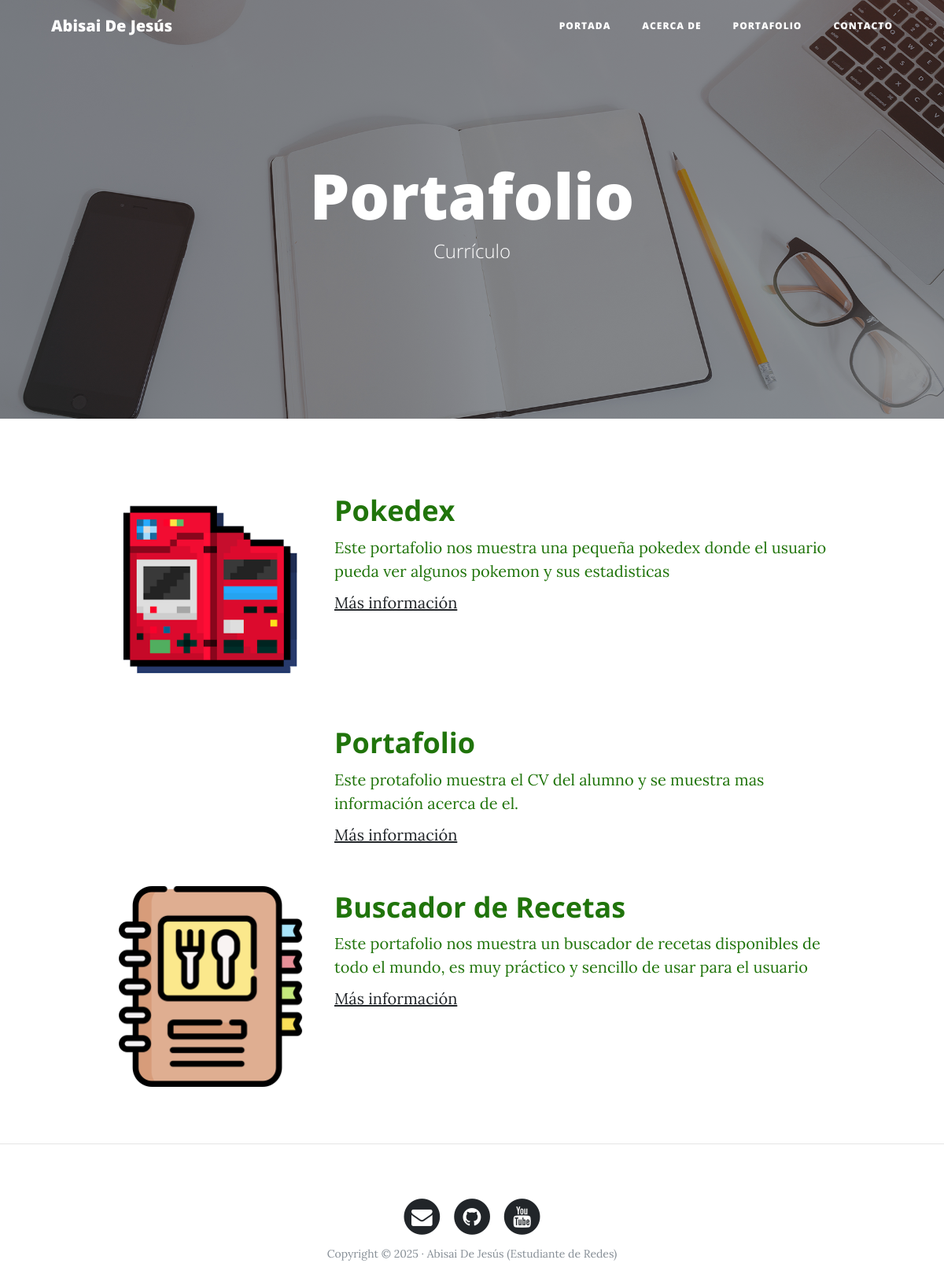
The page /portfolio/ on the database its author committed.
### portfolio/models.py (models this page shows, shortened)
class Project(models.Model):
    title = models.CharField(max_length=200, verbose_name="Título")
    description = models.TextField(verbose_name="Descripción")
    image = models.ImageField(verbose_name="Imagen", upload_to="projects")
    link = models.URLField(verbose_name="Dirección Web", null=True, blank=True)
    created = models.DateTimeField(auto_now_add=True, verbose_name="Fecha de creación")
    updated = models.DateTimeField(auto_now=True, verbose_name="Fecha de edición")
    class Meta:
        verbose_name = "proyecto"
        verbose_name_plural = "proyectos"
        ordering = ["-created"]

### portfolio/views.py (the view)
# urls.py: path('portfolio/', portfolio_views.portfolio, name="portfolio"),
def portfolio(request):
    projects = Project.objects.all()
    return render(request, "portfolio/portfolio.html", {'projects': projects})

### portfolio/templates/portfolio/portfolio.html (shortened to what this page needs)
{% extends 'core/base.html' %}
{% block background %}{% load static %}{% static 'core/img/portfolio-bg.jpg' %}{% endblock %}
{% block headers %}
<h1>Portafolio</h1>
<span class="subheading">Currículo</span>
{% endblock %}
{% block content %}
    {% for project in projects %}
        <div class="row project">
            <div class="col-lg-3 col-md-4 offset-lg-1">
                <img class="img-fluid" src="{{project.image.url}}" alt="">
            </div>
            <div class="col-lg-7 col-md-8">
                <h2 class="section-heading title">{{project.title}}</h2>
                <p>{{project.description}}</p>
                {% if project.link %}
                    <p><a href="{{project.link}}">Más información</a></p>
                {% endif %}
            </div>
        </div>
    {% endfor %}
{% endblock %}

### core/templates/core/base.html (shortened to what this page needs)
<!DOCTYPE html>
<html lang="es">
  <head>
    {% load static %}
    <link href="{% static 'core/vendor/bootstrap/css/bootstrap.min.css' %}" rel="stylesheet">
    <link href="{% static 'core/vendor/font-awesome/css/font-awesome.min.css' %}" rel="stylesheet" type="text/css">
    <link href="{% static 'core/css/clean-blog.min.css' %}" rel="stylesheet">
  </head>
  <body>
    <nav class="navbar navbar-expand-lg navbar-light fixed-top" id="mainNav">
      <div class="container">
        <a class="navbar-brand" href="{% url 'home' %}">Abisai De Jesús</a>
        <div class="collapse navbar-collapse" id="navbarResponsive">
          <ul class="navbar-nav ml-auto">
            <li class="nav-item">
              <a class="nav-link" href="{% url 'home' %}">Portada</a>
            </li>
            <li class="nav-item">
              <a class="nav-link" href="{% url 'about' %}">Acerca de</a>
            </li>
            <li class="nav-item">
              <a class="nav-link" href="{% url 'portfolio' %}">Portafolio</a>
            </li>
            <li class="nav-item">
              <a class="nav-link" href="{% url 'contact' %}">Contacto</a>
            </li>
          </ul>
        </div>
      </div>
    </nav>
    <header class="masthead" style="background-image: url('{% block background %}{% endblock %}')">
      <div class="overlay"></div>
      <div class="container">
        <div class="row">
          <div class="col-lg-8 col-md-10 mx-auto">
            <div class="site-heading">
              {% block headers %}{% endblock %}
            </div>
          </div>
        </div>
      </div>
    </header>
    <div class="container">
      {% block content %}{% endblock %}
    </div>
    {% if request.path != "/" %}<hr>{% endif %}
    <footer>
      <div class="container">
        <div class="row">
          <div class="col-lg-8 col-md-10 mx-auto">
            <ul class="list-inline text-center">
              <li class="list-inline-item">
                <a href="#">
                  <span class="fa-stack fa-lg">
                    <i class="fa fa-circle fa-stack-2x"></i>
                    <i class="fa fa-envelope fa-stack-1x fa-inverse"></i>
                  </span>
                </a>
              </li>
              <li class="list-inline-item">
                <a href="#">
                  <span class="fa-stack fa-lg">
                    <i class="fa fa-circle fa-stack-2x"></i>
                    <i class="fa fa-github fa-stack-1x fa-inverse"></i>
                  </span>
                </a>
              </li>
              <li class="list-inline-item">
                <a href="#">
                  <span class="fa-stack fa-lg">
                    <i class="fa fa-circle fa-stack-2x"></i>
                    <i class="fa fa-youtube fa-stack-1x fa-inverse"></i>
                  </span>
                </a>
              </li>
            </ul>
            <p class="copyright text-muted">Copyright &copy; 2025 · Abisai De Jesús (Estudiante de Redes) </p>
          </div>
        </div>
      </div>
    </footer>
  </body>
</html>

### rows shown on the page
Project: image (picture), title "Pokedex", description "Este portafolio nos muestra una pequeña pokedex donde el usuario pueda ver algunos pokemon y sus estadisticas"
Project: title "Portafolio", description "Este protafolio muestra el CV del alumno y se muestra mas información acerca de el."
Project: image (picture), title "Buscador de Recetas", description "Este portafolio nos muestra un buscador de recetas disponibles de todo el mundo, es muy práctico y sencillo de usar para el usuario"
